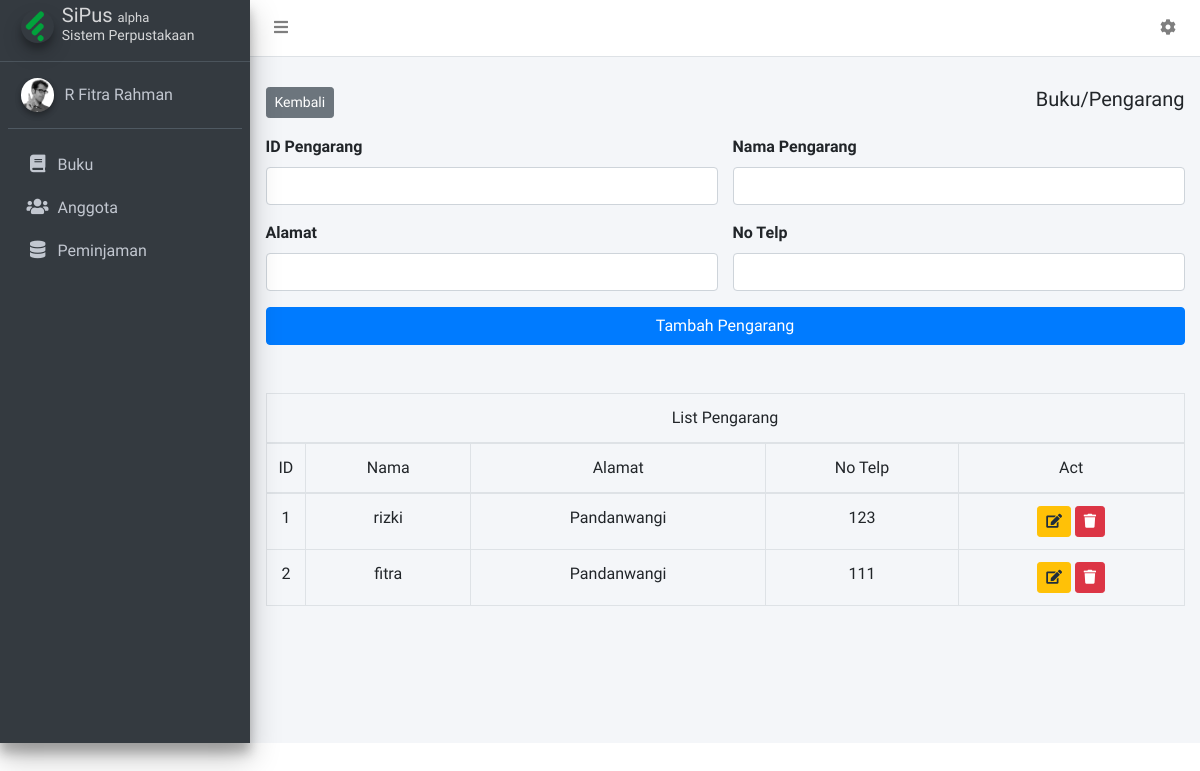
Screenshot of /index.php/pengarang with the database file from the repository.
### tables this page shows
CREATE TABLE `pengarang` (
  `id` varchar(20) NOT NULL,
  `nama_pengarang` varchar(20) NOT NULL,
  `alamat` tinytext DEFAULT NULL,
  `no_telp` int(20) DEFAULT NULL
);

### application/controllers/Pengarang.php (called while the page is built, shortened)
<?php
class Pengarang extends CI_Controller {
    public function index()
    {
        $pengarang = $this->db->get('pengarang');
        $data['pengarangs'] = $pengarang->result();
        $this->load->view('templates/header');
        $this->load->view('pages/pengarang/index',$data);
        $this->load->view('templates/footer');
    }
}

### index.php (called while the page is built, shortened)
<?php
require_once BASEPATH.'core/CodeIgniter.php';

### application/views/pages/pengarang/index.php (the view, shortened to what this page needs)
<div class="mb-3 d-flex">
    <div>
        <a href="<?= base_url('buku') ?>" class="btn btn-sm btn-secondary">Kembali</a>
    </div>
    <h5 class="ml-auto">Buku/Pengarang</h5>
</div>
<form action="<?= base_url('pengarang/store') ?>" method="POST">
    <div class="row">
        <div class="col-sm-12 col-md-6">
            <div class="form-group">
                <label for="id">ID Pengarang</label>
                <input name="id" type="text" class="form-control" id="id">
            </div>
        </div>
        <div class="col-sm-12 col-md-6">
            <div class="form-group">
                <label for="nama_pengarang">Nama Pengarang</label>
                <input name="nama_pengarang" type="text" class="form-control" id="nama_pengarang">
            </div>
        </div>
        <div class="col-sm-12 col-md-6">
            <div class="form-group">
                <label for="alamat">Alamat</label>
                <input name="alamat" type="text" class="form-control" id="alamat">
            </div>
        </div>
        <div class="col-sm-12 col-md-6">
            <div class="form-group">
                <label for="no_telp">No Telp</label>
                <input name="no_telp" type="number" class="form-control" id="no_telp">
            </div>
        </div>
        <div class="col-12">
            <button class="btn btn-primary w-100" type="submit">Tambah Pengarang</button>
        </div>
    </div>
</form>
<table class="table table-bordered text-center mt-5">
    <thead>
        <tr><td colspan="5">List Pengarang</td></tr>
        <tr>
            <td style="width: 20px;">ID</td>
            <td>Nama</td>
            <td>Alamat</td>
            <td>No Telp</td>
            <td>Act</td>
        </tr>
    </thead>
    <tbody>
        <?php foreach($pengarangs as $pengarang): ?>
        <tr>
            <td><?= $pengarang->id ?></td>
            <td><?= $pengarang->nama_pengarang ?></td>
            <td><?= $pengarang->alamat ?></td>
            <td><?= $pengarang->no_telp ?></td>
            <td>
                <a href="<?= base_url('pengarang/edit/') . $pengarang->id ?>" class="btn btn-sm btn-warning"><i class="fas fa-edit"></i></a>
                <a href="<?= base_url('pengarang/delete/') . $pengarang->id ?>" class="btn btn-sm btn-danger"><i class="fas fa-trash"></i></a>
            </td>
        </tr>
        <?php endforeach ?>
    </tbody>
</table>

### rows the page displays
pengarang: id "1", nama_pengarang "rizki", alamat "Pandanwangi", no_telp "123"
pengarang: id "2", nama_pengarang "fitra", alamat "Pandanwangi", no_telp "111"
